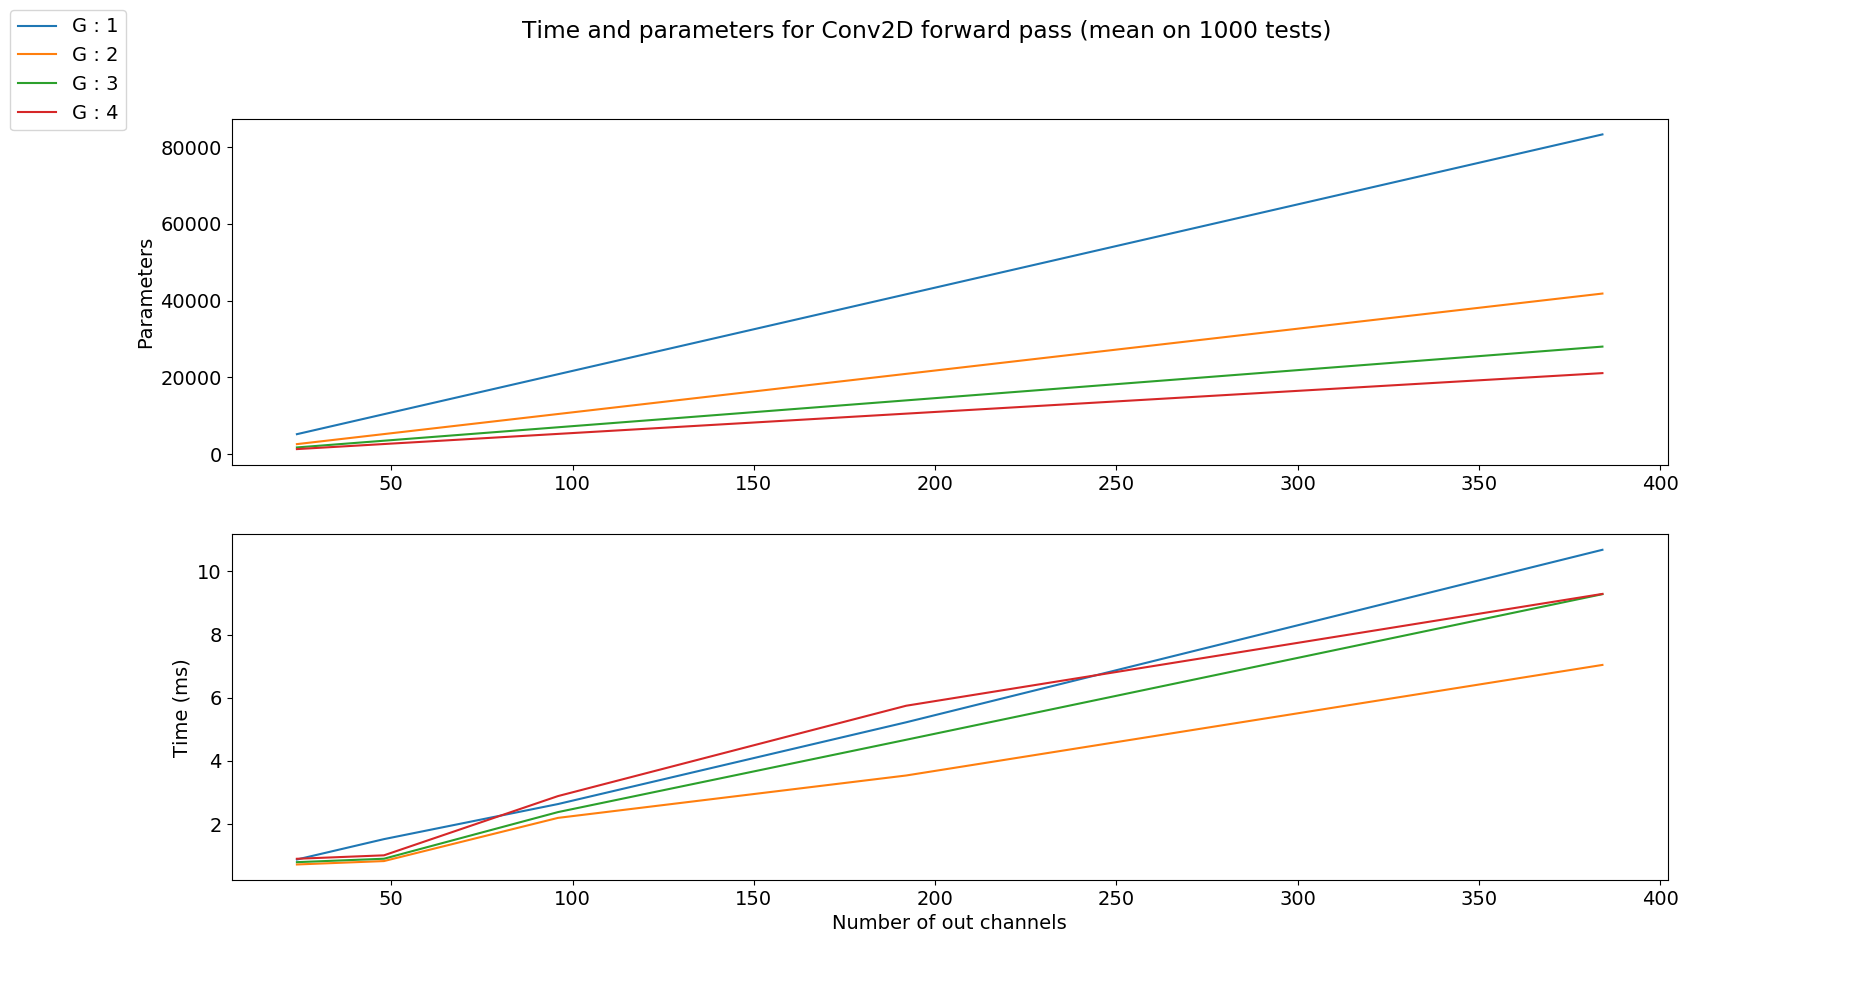

Here is the Python script that generated this plot:
import time
import torch
import torch.nn as nn
import numpy as np
import matplotlib.pyplot as plt

plt.rcParams.update({'font.size': 14})

BATCH_SIZE = 1

H_in = 256
W_in = 256
C_out = [1, 2, 4, 8, 16]
K = 3
S = 1
P = 0
D = 1
G = [1, 2, 3, 4]

C_in = 1
for g in G:
    C_in *= g
    C_out = [c_out * g for c_out in C_out]
C_out = C_out[::-1]
print(C_in, C_out)
bias = True

N_TEST = 1000
DEVICE = torch.device('cuda' if torch.cuda.is_available() else 'cpu')

if __name__ == '__main__':
    print(f'You are currently running with device : {DEVICE}')

    fig, axs = plt.subplots(2)
    fig.suptitle(f'Time and parameters for Conv2D forward pass (mean on {N_TEST} tests)')
    axs[0].set_ylabel('Parameters')
    axs[1].set_ylabel('Time (ms)')
    axs[1].set_xlabel('Number of out channels')
    with torch.no_grad():
        for g in G:
            img_size = (BATCH_SIZE, C_in, H_in, W_in)
            inputs = np.zeros(img_size)
            inputs = torch.from_numpy(inputs).float().to(DEVICE)
            n_params = []
            times = []
            for c_out in C_out:
                print(f'Running for G : {g} and C_out : {c_out}')
                net = nn.Conv2d(C_in, c_out, K, S, P, D, g, bias).to(DEVICE)
                n_params.append(sum(p.numel() for p in net.parameters()))
                t0 = time.time()
                for _ in range(N_TEST):
                    _ = net.forward(inputs)
                times.append((time.time() - t0) / N_TEST * 1000)

            axs[0].plot(C_out, n_params, label=f'G : {g}')
            axs[1].plot(C_out, times, label=f'G : {g}')

        handles, labels = axs[0].get_legend_handles_labels()
        fig.legend(handles, labels, loc='upper left')
        plt.show()
